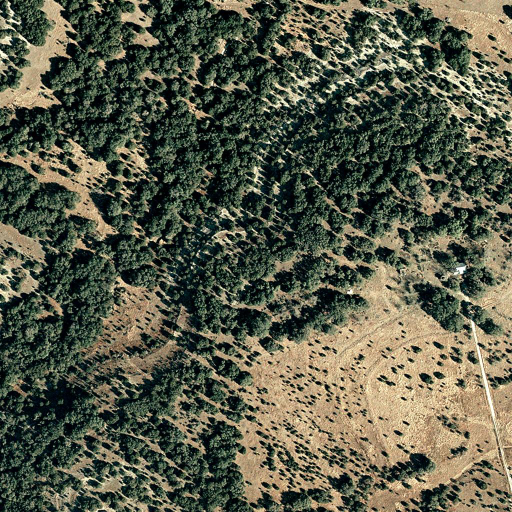
#> input picture data/t0.png, 1024 x 1024 px (shown at 1/2 size); its folder holds 6 pictures in this run
$ python main.py
#> lines starting #> are read from the running program, lines starting #| are printed output that depends on the picture
### src/io_utils.py
from pathlib import Path
import cv2
import numpy as np


def load_image(image_path: str) -> np.ndarray:
    image_path = Path(image_path)

    if not image_path.exists():
        raise FileNotFoundError(f"Image introuvable : {image_path}")

    image_bgr = cv2.imread(str(image_path))
    if image_bgr is None:
        raise ValueError(f"Impossible de lire l'image : {image_path}")

    image_rgb = cv2.cvtColor(image_bgr, cv2.COLOR_BGR2RGB)
    return image_rgb

### src/visualization.py
from pathlib import Path
import matplotlib
matplotlib.use("Agg")

import matplotlib.pyplot as plt
import numpy as np


def _save_current_figure(output_path=None):
    if output_path is not None:
        output_path = Path(output_path)
        output_path.parent.mkdir(parents=True, exist_ok=True)
        plt.tight_layout()
        plt.savefig(output_path, bbox_inches="tight", pad_inches=0.1)
    plt.close()


# [6 lines left out: function show_image, not called in this run]


def show_two_images(
    img1: np.ndarray,
    img2: np.ndarray,
    title1="t0",
    title2="t1",
    figsize=(12, 6),
    output_path=None
) -> None:
    plt.figure(figsize=figsize)

    plt.subplot(1, 2, 1)
    plt.imshow(img1)
    plt.title(title1)
    plt.axis("off")

    plt.subplot(1, 2, 2)
    plt.imshow(img2)
    plt.title(title2)
    plt.axis("off")

    _save_current_figure(output_path)


def plot_rgb_histogram(image: np.ndarray, title: str = "Histogramme RGB", output_path=None) -> None:
    plt.figure(figsize=(8, 5))

    colors = ["r", "g", "b"]
    labels = ["Rouge", "Vert", "Bleu"]

    for i, (color, label) in enumerate(zip(colors, labels)):
        hist, _ = np.histogram(image[:, :, i].ravel(), bins=256, range=(0, 255))
        plt.plot(hist, color=color, label=label)

    plt.title(title)
    plt.xlabel("Intensité")
    plt.ylabel("Nombre de pixels")
    plt.legend()
    plt.grid(alpha=0.3)

    _save_current_figure(output_path)


def show_map(gray_or_mask: np.ndarray, title: str = "Carte", cmap: str = "gray", figsize=(6, 6), output_path=None) -> None:
    plt.figure(figsize=figsize)
    plt.imshow(gray_or_mask, cmap=cmap)
    plt.title(title)
    plt.axis("off")
    _save_current_figure(output_path)

### src/preprocessing.py
import cv2
import numpy as np


def normalize_image(image: np.ndarray) -> np.ndarray:
    return image.astype(np.float32) / 255.0


def denoise_median(image: np.ndarray, ksize: int = 3) -> np.ndarray:
    """
    Léger débruitage qui préserve mieux les contours qu'un flou gaussien.
    """
    if image.dtype != np.uint8:
        image_255 = (np.clip(image, 0, 1) * 255).astype(np.uint8)
    else:
        image_255 = image.copy()

    return cv2.medianBlur(image_255, ksize)


def enhance_contrast_clahe(
    image: np.ndarray,
    clip_limit: float = 2.0,
    tile_grid_size=(8, 8)
) -> np.ndarray:
    """
    Amélioration du contraste local avec CLAHE.
    Très utile ici pour mieux faire ressortir végétation, sol et structures urbaines.
    """
    if image.dtype != np.uint8:
        image_255 = (np.clip(image, 0, 1) * 255).astype(np.uint8)
    else:
        image_255 = image.copy()

    lab = cv2.cvtColor(image_255, cv2.COLOR_RGB2LAB)
    l, a, b = cv2.split(lab)

    clahe = cv2.createCLAHE(
        clipLimit=clip_limit,
        tileGridSize=tile_grid_size
    )
    l_eq = clahe.apply(l)

    lab_eq = cv2.merge((l_eq, a, b))
    result = cv2.cvtColor(lab_eq, cv2.COLOR_LAB2RGB)
    return result


def basic_preprocessing(
    image: np.ndarray,
    apply_denoise: bool = True,
    apply_contrast: bool = True
) -> np.ndarray:
    """
    Prétraitement justifiable :
    1. débruitage léger
    2. amélioration du contraste local
    """
    output = image.copy()

    if apply_denoise:
        output = denoise_median(output, ksize=3)

    if apply_contrast:
        output = enhance_contrast_clahe(
            output,
            clip_limit=2.0,
            tile_grid_size=(8, 8)
        )

    return output

### src/features.py
import cv2
import numpy as np


def rgb_features(image: np.ndarray) -> np.ndarray:
    if image.dtype == np.uint8:
        return image.astype(np.float32) / 255.0
    return image.astype(np.float32)


def hsv_features(image: np.ndarray) -> np.ndarray:
    if image.dtype != np.uint8:
        image_255 = (np.clip(image, 0, 1) * 255).astype(np.uint8)
    else:
        image_255 = image.copy()

    hsv = cv2.cvtColor(image_255, cv2.COLOR_RGB2HSV).astype(np.float32)
    hsv[:, :, 0] /= 179.0
    hsv[:, :, 1] /= 255.0
    hsv[:, :, 2] /= 255.0
    return hsv


def green_ratio(image: np.ndarray) -> np.ndarray:
    if image.dtype == np.uint8:
        image = image.astype(np.float32) / 255.0
    else:
        image = image.astype(np.float32)

    r = image[:, :, 0]
    g = image[:, :, 1]
    b = image[:, :, 2]

    return g / (r + g + b + 1e-6)


def rgb_to_gray(image: np.ndarray) -> np.ndarray:
    if image.dtype != np.uint8:
        image_255 = (np.clip(image, 0, 1) * 255).astype(np.uint8)
    else:
        image_255 = image.copy()

    gray = cv2.cvtColor(image_255, cv2.COLOR_RGB2GRAY).astype(np.float32) / 255.0
    return gray


def local_mean(gray_image: np.ndarray, kernel_size: int = 5) -> np.ndarray:
    return cv2.blur(gray_image.astype(np.float32), (kernel_size, kernel_size))


def local_variance(gray_image: np.ndarray, kernel_size: int = 5) -> np.ndarray:
    gray = gray_image.astype(np.float32)
    mean = cv2.blur(gray, (kernel_size, kernel_size))
    mean_sq = cv2.blur(gray ** 2, (kernel_size, kernel_size))
    return mean_sq - mean ** 2


def build_feature_stack(image: np.ndarray, kernel_size: int = 5) -> np.ndarray:
    rgb = rgb_features(image)
    hsv = hsv_features(image)
    g_ratio = green_ratio(image)

    gray = rgb_to_gray(image)
    mean_local = local_mean(gray, kernel_size=kernel_size)
    var_local = local_variance(gray, kernel_size=kernel_size)

    feature_stack = np.dstack([
        rgb[:, :, 0], rgb[:, :, 1], rgb[:, :, 2],
        hsv[:, :, 0], hsv[:, :, 1], hsv[:, :, 2],
        g_ratio,
        mean_local,
        var_local
    ])

    return feature_stack

### src/main.py
from pathlib import Path
import matplotlib
matplotlib.use("Agg")

import numpy as np
import cv2
import matplotlib.pyplot as plt

from io_utils import load_image
from visualization import show_two_images, plot_rgb_histogram, show_map
from preprocessing import basic_preprocessing
from features import (
    green_ratio,
    rgb_to_gray,
    local_mean,
    local_variance,
    build_feature_stack,
)


def save_figure(array, output_path, cmap=None):
    output_path = Path(output_path)
    output_path.parent.mkdir(parents=True, exist_ok=True)

    plt.figure(figsize=(6, 6))
    if cmap:
        plt.imshow(array, cmap=cmap)
    else:
        plt.imshow(array)
    plt.axis("off")
    plt.tight_layout()
    plt.savefig(output_path, bbox_inches="tight", pad_inches=0)
    plt.close()


def normalize_map(x: np.ndarray) -> np.ndarray:
    x = x.astype(np.float32)
    return (x - x.min()) / (x.max() - x.min() + 1e-8)


def filter_small_components(mask: np.ndarray, min_size: int = 150) -> np.ndarray:
    """
    Supprime les petites composantes connexes.
    mask doit être en uint8 avec valeurs 0 ou 255.
    """
    num_labels, labels, stats, _ = cv2.connectedComponentsWithStats(mask, connectivity=8)

    clean_mask = np.zeros_like(mask)

    for i in range(1, num_labels):
        area = stats[i, cv2.CC_STAT_AREA]
        if area >= min_size:
            clean_mask[labels == i] = 255

    return clean_mask


def main():
    base_dir = Path(__file__).resolve().parent.parent

    t0_path = base_dir / "data" / "t0.png"
    t1_path = base_dir / "data" / "t1.png"
    outputs_dir = base_dir / "outputs"
    outputs_dir.mkdir(parents=True, exist_ok=True)

    print("Chargement des images...")
    img_t0 = load_image(str(t0_path))
#> in load_image, image_bgr is the input picture: shape (1024, 1024, 3); mean B, G, R 73.5, 91.5, 89.5
    img_t1 = load_image(str(t1_path))
#> call 2 of load_image, with image_path = 'data/t1.png'
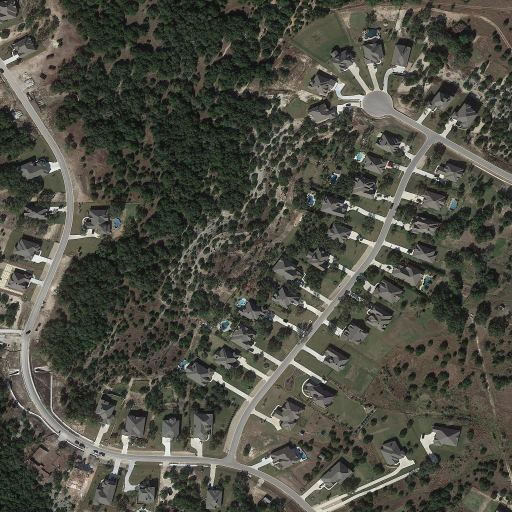
#> input picture data/t1.png, 1024 x 1024 px (shown at 1/2 size)
#> in load_image, image_bgr is the input picture: shape (1024, 1024, 3); mean B, G, R 67.8, 78, 78

    print("Sauvegarde des images initiales...")
    show_two_images(
        img_t0,
        img_t1,
        title1="Image t0",
        title2="Image t1",
        output_path=outputs_dir / "01_images_initiales.png"
    )

    print("Sauvegarde des histogrammes RGB...")
    plot_rgb_histogram(
        img_t0,
        title="Histogramme RGB - t0",
        output_path=outputs_dir / "02_histogramme_t0.png"
    )
    plot_rgb_histogram(
        img_t1,
        title="Histogramme RGB - t1",
        output_path=outputs_dir / "03_histogramme_t1.png"
    )

    print("Prétraitement utile : débruitage léger + contraste local...")
    img_t0_prep = basic_preprocessing(img_t0, apply_denoise=True, apply_contrast=True)
#> in enhance_contrast_clahe, `lab = cv2.cvtColor(image_255, cv2.COLOR_RGB2LAB)`: lab: shape (1024, 1024, 3); mean of channels 0, 1, 2 93, 123.9, 137.7
#> in enhance_contrast_clahe, `l, a, b = cv2.split(lab)`:
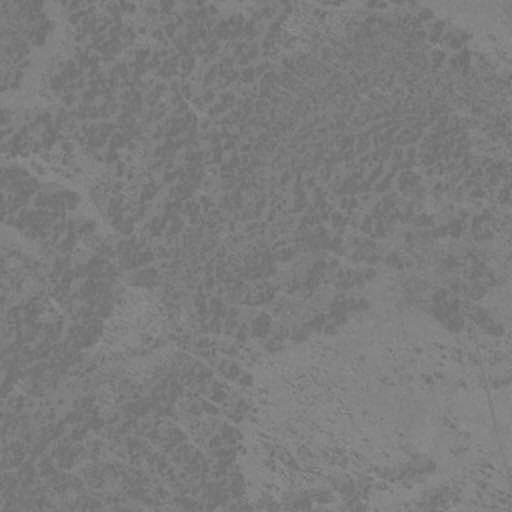
#> a: shape (1024, 1024) (shown at 1/2 size); min 102, max 149, mean 123.9
#> in enhance_contrast_clahe, `lab_eq = cv2.merge((l_eq, a, b))`: lab_eq: shape (1024, 1024, 3); mean of channels 0, 1, 2 111.3, 123.9, 137.7
    img_t1_prep = basic_preprocessing(img_t1, apply_denoise=True, apply_contrast=True)
#> in enhance_contrast_clahe (call 2), `lab = cv2.cvtColor(image_255, cv2.COLOR_RGB2LAB)`: lab: shape (1024, 1024, 3); mean of channels 0, 1, 2 82.2, 125.9, 134.1
#> in enhance_contrast_clahe (call 2), `lab_eq = cv2.merge((l_eq, a, b))`: lab_eq: shape (1024, 1024, 3); mean of channels 0, 1, 2 114.5, 125.9, 134.1

    show_two_images(
        img_t0_prep,
        img_t1_prep,
        title1="t0 prétraitée",
        title2="t1 prétraitée",
        output_path=outputs_dir / "04_images_pretraitees.png"
    )

    print("Calcul du ratio vert...")
    ratio_t0 = green_ratio(img_t0_prep)
#> in green_ratio, `r = image[:, :, 0]`:
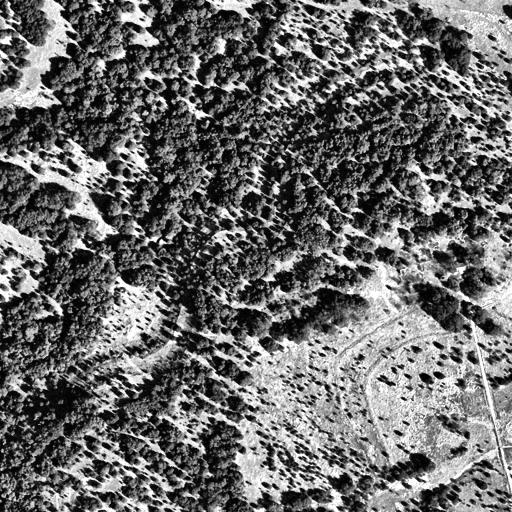
#> r: shape (1024, 1024) float32 (shown at 1/2 size); min 0, max 1, mean 0.417
    ratio_t1 = green_ratio(img_t1_prep)
#> in green_ratio (call 2), `b = image[:, :, 2]`:
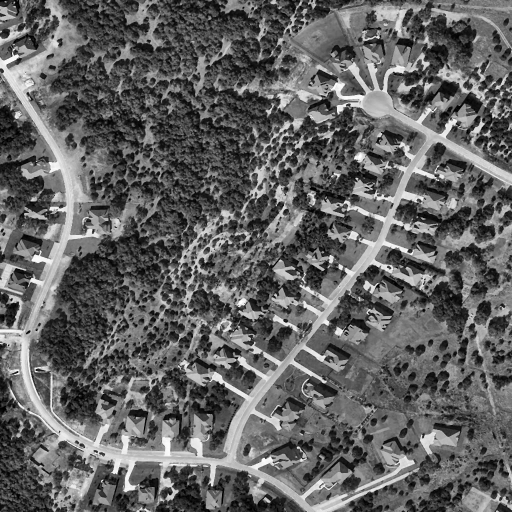
#> b: shape (1024, 1024) float32 (shown at 1/2 size); min 0, max 1, mean 0.388

    show_map(
        ratio_t0,
        title="Ratio vert - t0",
        cmap="Greens",
        output_path=outputs_dir / "05_ratio_vert_t0.png"
    )
    show_map(
        ratio_t1,
        title="Ratio vert - t1",
        cmap="Greens",
        output_path=outputs_dir / "06_ratio_vert_t1.png"
    )

    print("Calcul des features locales...")
    gray_t0 = rgb_to_gray(img_t0_prep)
    gray_t1 = rgb_to_gray(img_t1_prep)

    mean_t0 = local_mean(gray_t0, kernel_size=5)
    mean_t1 = local_mean(gray_t1, kernel_size=5)

    var_t0 = local_variance(gray_t0, kernel_size=5)
    var_t1 = local_variance(gray_t1, kernel_size=5)
#> call 2 of local_variance, with kernel_size = 5
#> in local_variance (call 2), `mean_sq = cv2.blur(gray ** 2, (kernel_size, kernel_size))`:
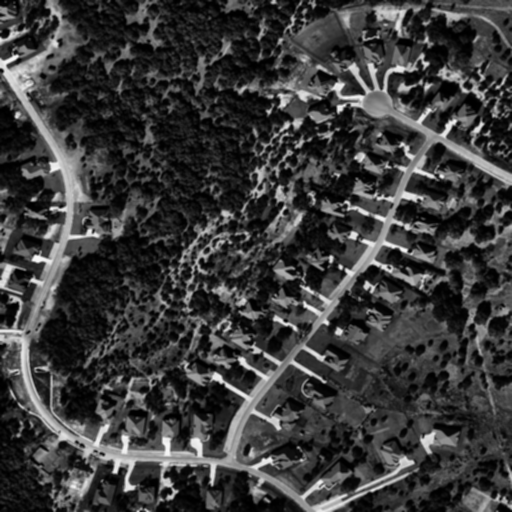
#> mean_sq: shape (1024, 1024) float32 (shown at 1/2 size); min 0.000312, max 0.974, mean 0.235
#> in local_variance (call 2), `return mean_sq - mean ** 2`:
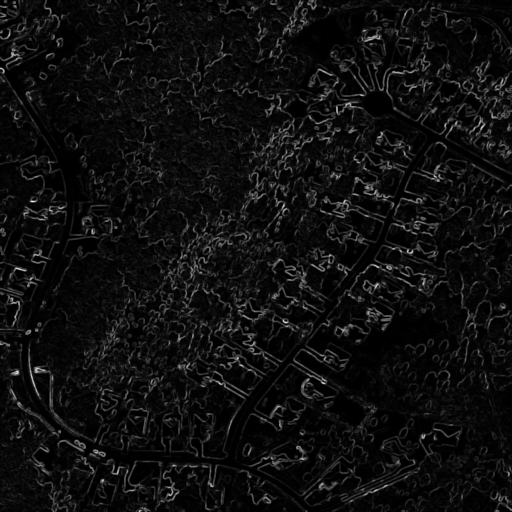
#> returned value: shape (1024, 1024) float32 (shown at 1/2 size); min 1.1e-06, max 0.176, mean 0.0105; drawn with min black and max white

    show_map(
        mean_t0,
        title="Moyenne locale - t0",
        cmap="gray",
        output_path=outputs_dir / "07_moyenne_locale_t0.png"
    )
    show_map(
        mean_t1,
        title="Moyenne locale - t1",
        cmap="gray",
        output_path=outputs_dir / "08_moyenne_locale_t1.png"
    )

    show_map(
        var_t0,
        title="Variance locale - t0",
        cmap="gray",
        output_path=outputs_dir / "09_variance_locale_t0.png"
    )
    show_map(
        var_t1,
        title="Variance locale - t1",
        cmap="gray",
        output_path=outputs_dir / "10_variance_locale_t1.png"
    )

    print("Construction du feature stack...")
    features_t0 = build_feature_stack(img_t0_prep, kernel_size=5)
    features_t1 = build_feature_stack(img_t1_prep, kernel_size=5)
#> in hsv_features (call 2), `hsv[:, :, 0] /= 179.0`:
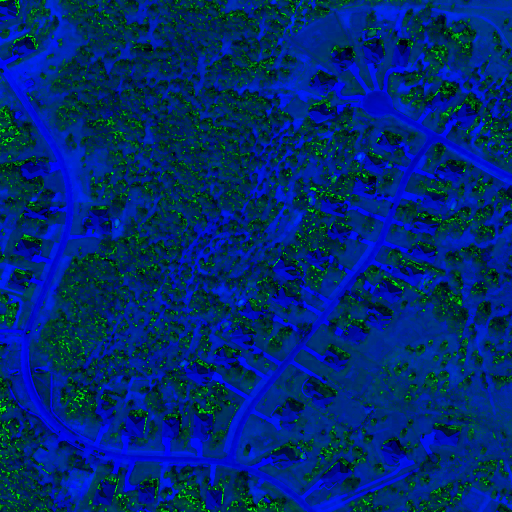
#> hsv: shape (1024, 1024, 3) float32 (shown at 1/2 size); mean R, G, B 0.2, 40, 112.9

    print(f"Shape features t0 : {features_t0.shape}")
#| Shape features t0 : (1024, 1024, 9)
    print(f"Shape features t1 : {features_t1.shape}")
#| Shape features t1 : (1024, 1024, 9)

    print("Calcul de la carte de changement...")
    diff_ratio = np.abs(ratio_t1 - ratio_t0)
    diff_mean = np.abs(mean_t1 - mean_t0)
    diff_var = np.abs(var_t1 - var_t0)

    diff_ratio = normalize_map(diff_ratio)
    diff_mean = normalize_map(diff_mean)
    diff_var = normalize_map(diff_var)

    # Le ratio vert est le signal le plus utile sur tes images.
    # On réduit le poids de la variance car elle est plus bruitée.
    change_map = 0.6 * diff_ratio + 0.2 * diff_mean + 0.2 * diff_var

    # Léger lissage pour éviter une carte trop granuleuse
    change_map = cv2.GaussianBlur(change_map, (5, 5), 0)
    change_map = normalize_map(change_map)

    show_map(
        change_map,
        title="Carte de changement globale",
        cmap="hot",
        output_path=outputs_dir / "11_change_map.png"
    )

    print("Création du masque de changement...")
    threshold = np.percentile(change_map, 90)
#> threshold = 0.354
    change_mask = (change_map > threshold).astype(np.uint8) * 255

    show_map(
        change_mask,
        title="Masque de changement brut",
        cmap="gray",
        output_path=outputs_dir / "12_change_mask_brut.png"
    )

    # Nettoyage morphologique plus fort
    kernel = np.ones((5, 5), np.uint8)
    change_mask_clean = cv2.morphologyEx(change_mask, cv2.MORPH_OPEN, kernel)
    change_mask_clean = cv2.morphologyEx(change_mask_clean, cv2.MORPH_CLOSE, kernel)

    # Suppression des petits objets isolés
    change_mask_clean = filter_small_components(change_mask_clean, min_size=80)
#> in filter_small_components, `num_labels, labels, stats, _ = cv2.connectedComponentsWithStats(mask, ..`: num_labels = 439; stats = 439 rows, first 6: [0, 0, 1024, 1024, 989360], [15, 0, 7, 9, 55], [223, 0, 5, 4, 20], [256, 0, 15, 6, 78], [423, 0, 15, 19, 183], [447, 0, 8, 6, 42]
#> the loop in filter_small_components, `for i in range(1, num_labels):` made 438 passes
#> area on passes 1 to 3: 55, 20, 78

    show_map(
        change_mask_clean,
        title="Masque de changement nettoyé",
        cmap="gray",
        output_path=outputs_dir / "13_change_mask_nettoye.png"
    )

    changed_pixels = np.sum(change_mask_clean > 0)
#> changed_pixels = 47511
    total_pixels = change_mask_clean.shape[0] * change_mask_clean.shape[1]
#> total_pixels = 1048576
    changed_ratio = changed_pixels / total_pixels
#> changed_ratio = 0.0453

    print(f"Pixels changés : {changed_pixels}")
#| Pixels changés : 47511
    print(f"Proportion de changement : {changed_ratio:.4f}")
#| Proportion de changement : 0.0453

    print("Sauvegarde complémentaire...")
    save_figure(img_t0, outputs_dir / "14_t0_original.png")
    save_figure(img_t1, outputs_dir / "15_t1_original.png")
    save_figure(img_t0_prep, outputs_dir / "16_t0_preprocessed.png")
    save_figure(img_t1_prep, outputs_dir / "17_t1_preprocessed.png")

    print("Pipeline première partie + changement terminé avec succès.")
    print(f"Résultats enregistrés dans : {outputs_dir}")


if __name__ == "__main__":
    main()
